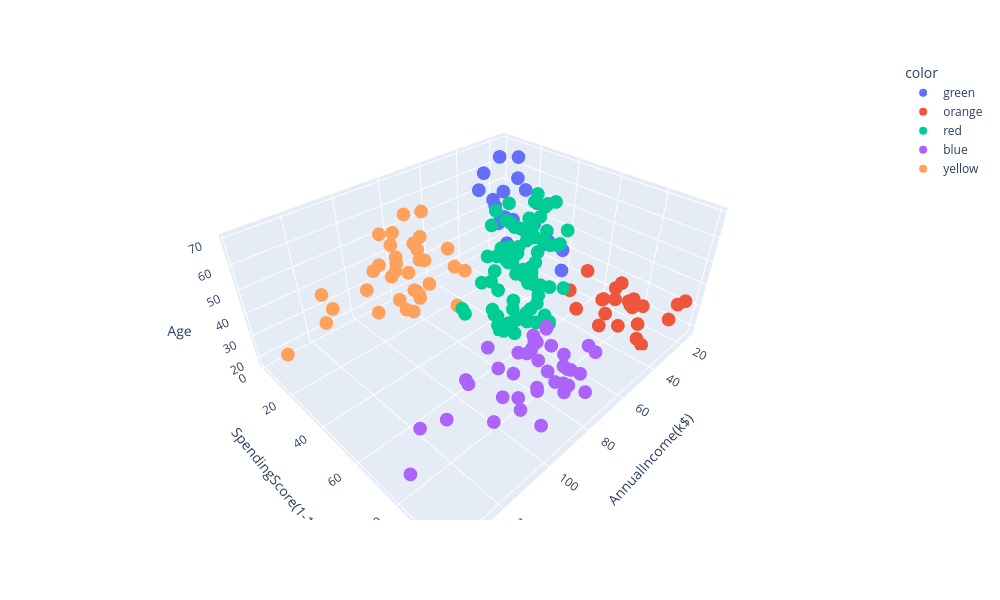

Notebook source saved alongside this figure:
### Code cell
fig = scatter_3d(data_frame=df, x='AnnualIncome(k$)', y='SpendingScore(1-100)', z='Age',color=[colors[v] for v in df['Mean Shift Cluster With Age']])
fig.update_layout(width=1000, height=600)
fig.show()

### Figure 1 — Plotly figure (JSON) as saved in the notebook; plotly's stock layout.template omitted (floating-point values rounded to 4 significant figures)
{"data": [{"hovertemplate": "color=green<br>AnnualIncome(k$)=%{x}<br>SpendingScore(1-100)=%{y}<br>Age=%{z}<extra></extra>", "legendgroup": "green", "marker": {"color": "#636efa", "symbol": "circle"}, "mode": "markers", "name": "green", "scene": "scene", "showlegend": true, "type": "scatter3d", "x": [15, 16, 17, 18, 19, 19, 20, 20, 21, 23, 24, 25, 28, 28, 29, 30, 33, 33, 34, 37, 38, 39, 39], "y": [39, 6, 40, 6, 3, 14, 15, 13, 35, 29, 35, 5, 14, 32, 31, 4, 4, 14, 17, 26, 35, 36, 28], "z": [19, 20, 31, 35, 64, 67, 58, 37, 35, 52, 35, 46, 54, 45, 40, 60, 53, 49, 42, 36, 65, 48, 49]}, {"hovertemplate": "color=orange<br>AnnualIncome(k$)=%{x}<br>SpendingScore(1-100)=%{y}<br>Age=%{z}<extra></extra>", "legendgroup": "orange", "marker": {"color": "#EF553B", "symbol": "circle"}, "mode": "markers", "name": "orange", "scene": "scene", "showlegend": true, "type": "scatter3d", "x": [15, 16, 17, 18, 19, 19, 20, 20, 21, 23, 24, 25, 28, 28, 29, 30, 33, 33, 34, 37, 38, 39, 39], "y": [81, 77, 76, 94, 72, 99, 77, 79, 66, 98, 73, 73, 82, 61, 87, 73, 92, 81, 73, 75, 92, 61, 65], "z": [21, 23, 22, 23, 30, 35, 24, 22, 20, 35, 25, 31, 29, 35, 23, 21, 18, 21, 30, 20, 24, 31, 24]}, {"hovertemplate": "color=red<br>AnnualIncome(k$)=%{x}<br>SpendingScore(1-100)=%{y}<br>Age=%{z}<extra></extra>", "legendgroup": "red", "marker": {"color": "#00cc96", "symbol": "circle"}, "mode": "markers", "name": "red", "scene": "scene", "showlegend": true, "type": "scatter3d", "x": [40, 40, 40, 40, 42, 42, 43, 43, 43, 43, 44, 44, 46, 46, 46, 46, 47, 47, 48, 48, 48, 48, 48, 48, 49, 49, 50, 50, 54, 54, 54, 54, 54, 54, 54, 54, 54, 54, 54, 54, 57, 57, 58, 58, 59, 59, 60, 60, 60, 60, 60, 60, 61, 61, 62, 62, 62, 62, 62, 62, 63, 63, 63, 63, 63, 63, 64, 64, 65, 65, 65, 65, 67, 67, 67, 67, 69, 72, 76], "y": [55, 47, 42, 42, 52, 60, 54, 60, 45, 41, 50, 46, 51, 46, 56, 55, 52, 59, 51, 59, 50, 48, 59, 47, 55, 42, 49, 56, 47, 54, 53, 48, 52, 42, 51, 55, 41, 44, 57, 46, 58, 55, 60, 46, 55, 41, 49, 40, 42, 52, 47, 50, 42, 49, 41, 48, 59, 55, 56, 42, 50, 46, 43, 48, 52, 54, 42, 46, 48, 50, 43, 59, 43, 57, 56, 40, 58, 34, 40], "z": [50, 27, 29, 31, 49, 33, 31, 59, 50, 47, 51, 69, 27, 53, 70, 19, 67, 54, 63, 18, 43, 68, 19, 32, 70, 47, 60, 60, 59, 26, 45, 40, 23, 49, 57, 38, 67, 46, 21, 48, 55, 22, 34, 50, 68, 18, 48, 40, 32, 24, 47, 27, 48, 20, 23, 49, 67, 26, 49, 21, 66, 54, 68, 66, 65, 19, 38, 19, 18, 19, 63, 49, 51, 50, 27, 38, 40, 25, 28]}, {"hovertemplate": "color=blue<br>AnnualIncome(k$)=%{x}<br>SpendingScore(1-100)=%{y}<br>Age=%{z}<extra></extra>", "legendgroup": "blue", "marker": {"color": "#ab63fa", "symbol": "circle"}, "mode": "markers", "name": "blue", "scene": "scene", "showlegend": true, "type": "scatter3d", "x": [69, 70, 71, 71, 71, 72, 73, 73, 74, 75, 76, 77, 77, 78, 78, 78, 78, 78, 78, 79, 81, 85, 86, 87, 87, 87, 88, 88, 93, 97, 98, 99, 101, 103, 103, 113, 120, 126, 137], "y": [91, 77, 95, 75, 75, 71, 88, 73, 72, 93, 87, 97, 74, 90, 88, 76, 89, 78, 73, 83, 93, 75, 95, 63, 75, 92, 86, 69, 90, 86, 88, 97, 68, 85, 69, 91, 79, 74, 83], "z": [39, 31, 40, 38, 39, 31, 29, 32, 35, 32, 32, 28, 32, 34, 39, 38, 27, 30, 30, 29, 31, 36, 33, 32, 28, 36, 30, 27, 35, 32, 29, 30, 28, 36, 32, 38, 35, 32, 30]}, {"hovertemplate": "color=yellow<br>AnnualIncome(k$)=%{x}<br>SpendingScore(1-100)=%{y}<br>Age=%{z}<extra></extra>", "legendgroup": "yellow", "marker": {"color": "#FFA15A", "symbol": "circle"}, "mode": "markers", "name": "yellow", "scene": "scene", "showlegend": true, "type": "scatter3d", "x": [70, 71, 71, 71, 73, 73, 74, 75, 77, 77, 78, 78, 78, 78, 78, 78, 79, 81, 85, 86, 87, 87, 87, 88, 88, 93, 97, 98, 99, 101, 103, 103, 113, 120, 126, 137], "y": [29, 35, 11, 9, 5, 7, 10, 5, 12, 36, 22, 17, 20, 16, 1, 1, 35, 5, 26, 20, 27, 13, 10, 13, 15, 14, 32, 15, 39, 24, 17, 23, 8, 16, 28, 18], "z": [23, 43, 59, 47, 20, 44, 19, 57, 25, 48, 34, 43, 44, 47, 37, 34, 56, 19, 50, 42, 36, 40, 36, 52, 58, 59, 37, 46, 41, 54, 41, 34, 33, 47, 45, 32]}], "layout": {"height": 600, "legend": {"title": {"text": "color"}, "tracegroupgap": 0}, "margin": {"t": 60}, "scene": {"domain": {"x": [0, 1], "y": [0, 1]}, "xaxis": {"title": {"text": "AnnualIncome(k$)"}}, "yaxis": {"title": {"text": "SpendingScore(1-100)"}}, "zaxis": {"title": {"text": "Age"}}}, "width": 1000}}
